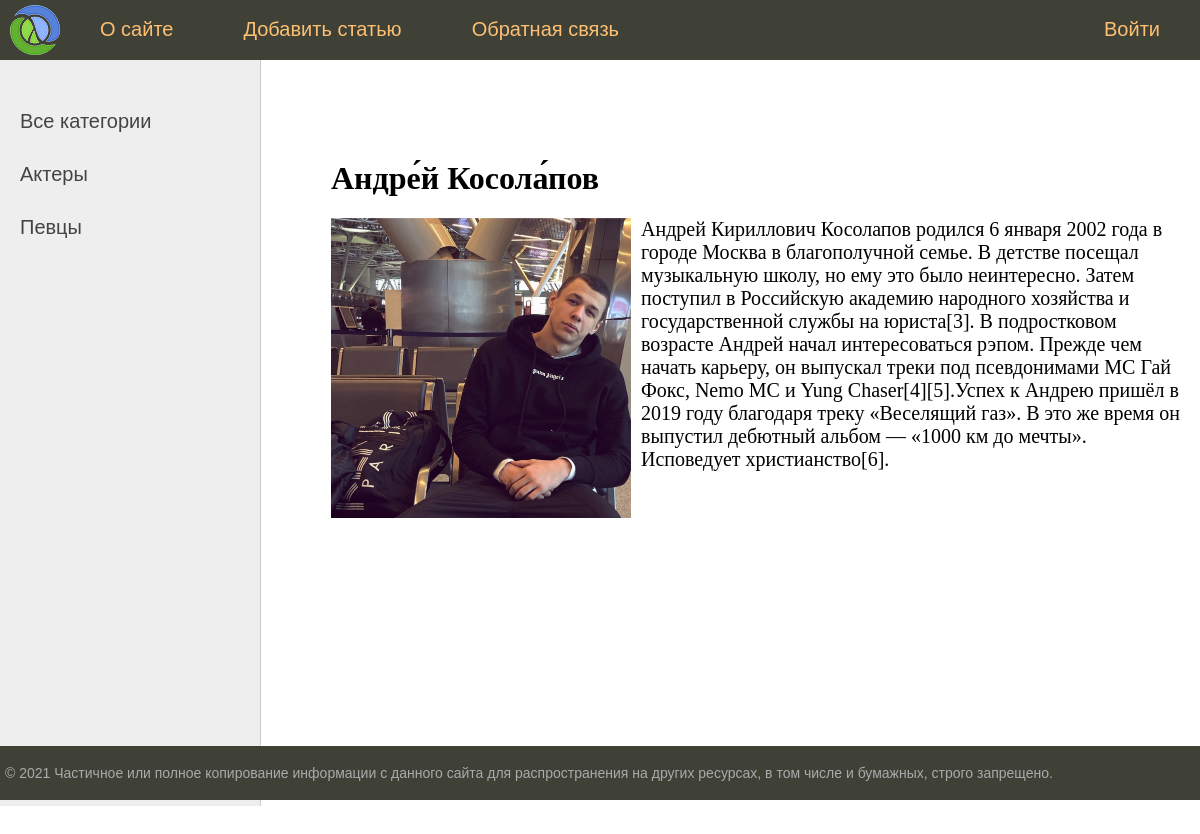
The page /post/andrej-kosolapov/ on the database its author committed.
### firstapp/models.py (models this page shows, shortened)
class Category(models.Model):
    name = models.CharField(max_length=100, db_index=True, verbose_name='Наименование категории')
    slug = models.SlugField(max_length=100, unique=True, db_index=True, verbose_name='URL')
    def get_absolute_url(self):
        return reverse('category', kwargs={'cat_slug': self.slug})
    class Meta:
        verbose_name = 'Категория'
        verbose_name_plural = 'Категории'
        ordering = ['name']

class men(models.Model):
    title = models.CharField(max_length=200, verbose_name='ФИО')
    slug = models.SlugField(max_length=100, unique=True, db_index=True, verbose_name='URL')
    content = models.TextField(blank=True, verbose_name='Биография')
    photo = models.ImageField(blank=True, upload_to='photos/%Y/%m/%d/', verbose_name='Фото')
    time_create = models.DateTimeField(auto_now_add=True, verbose_name='Время создания')
    time_update = models.DateTimeField(auto_now=True, verbose_name='Время обновления')
    is_published = models.BooleanField(default=True, verbose_name='Публикация')
    cat = models.ForeignKey('Category', on_delete=models.PROTECT, null=True, verbose_name='Категории')
    def __str__(self):
        return self.title
    class Meta:
        verbose_name = verbose_name_plural = 'Известные мужчины'
        ordering = ['title', 'time_create']

### firstapp/views.py (the view)
# urls.py: path('post/<slug:post_slug>/', ShowPost.as_view(), name='post'),
class ShowPost(DetailView):
    model = men
    template_name = 'firstapp/post.html'
    slug_url_kwarg = 'post_slug'
    context_object_name = 'post'
    def get_context_data(self, *, object_list=None, **kwargs):
        context = super().get_context_data(**kwargs)
        context['menu'] = menu
        context['title'] = context['post']
        return context

### firstapp/templatetags/men_tags.py (called while the page is built)
@register.inclusion_tag('firstapp/list_category.html')
def show_categories(sort=None, cat_selected=0):
    if not sort:
        cats = Category.objects.all()
    else:
        cats = Category.objects.order_by(sort)
    return {'cats': cats, 'cat_selected': cat_selected}

### firstapp/templates/firstapp/post.html
{% extends 'firstapp/base.html' %}
{% block content %}
<h1>{{ post.title }}</h1>
{% if post.photo %}
<p><img class="img-article-left" src="{{ post.photo.url }}"></p>
{% endif %}
{{ post.content|linebreaks }}
{% endblock %}

### firstapp/templates/firstapp/list_category.html
{% for c in cats %}
    {% if c.pk == cat_selected %}
        <li class="selected">{{c.name}}</li>
    {% else %}
        <li><a href="{{ c.get_absolute_url }}">{{c.name}}</a></li>
    {% endif %}
{% endfor %}

### firstapp/static/firstapp/css/styles.css (style rules this page uses)
html, body { font-family: 'Arial'; margin: 0; padding: 0; height: 100%; width: 100%; color: #444; }
a { color: #0059b2; text-decoration: none; }
img { max-width: 600px; height: auto; }
img.img-article-left { max-width: 300px; height: auto; float: left; padding: 0 10px 10px 0; }
.left-chapters ul li { margin: 30px 0 0 0; color: #999; }
.left-chapters ul li a { color: #444; text-decoration: none; }
.content-text h1 { font-size: 32px; }

### rows shown on the page
Category: name "Актеры"
Category: name "Певцы"
men: title "Андре́й Косола́пов", photo (picture), content "Андрей Кириллович Косолапов родился 6 января 2002 года в городе Москва в благополучной семье. В детстве посещал музыкальную школу, но ему это было неинтересно. Затем поступил в Российскую академию народного хозяйства и государственной службы на юриста[3]. В подростковом возрасте Андрей начал интересоваться рэпом. Прежде чем начать карьеру, он выпускал треки под псевдонимами MC Гай Фокс, Nemo MC и Yung Chaser[4][5].Успех к Андрею пришёл в 2019 году благодаря треку «Веселящий газ». В это же время он выпустил дебютный альбом — «1000 км до мечты». Исповедует христианство[6]."

### other values the page prints
{{ m.title }} "О сайте" "Добавить статью" "Обратная связь"
{{ m.title }} "Войти"
